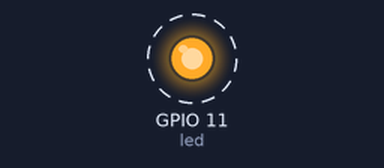
Bench run of a program on a simulated Raspberry Pi (BCM pin numbers). Parts: output pins drawn as LEDs (lit = HIGH). Dashed ring = blinking.

Above: at 0.05 s.
Timing chart, 0 to 3.0 s (numbered marks = the images above):
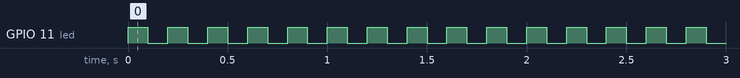

The program:

gpio-basic.py
```python
try:
    import RPi.GPIO as GPIO
    import time
    import sys

    led=11

    GPIO.setmode(GPIO.BCM)
    GPIO.setup(led, GPIO.OUT)

    while True:
        GPIO.output(led, True)
        time.sleep(0.1)
        GPIO.output(led, False)
        time.sleep(0.1)


except KeyboardInterrupt:
    GPIO.cleanup()
```

Measured:
- by itself, GPIO 11 (led): alternates HIGH for 0.10 s and LOW for 0.10 s
